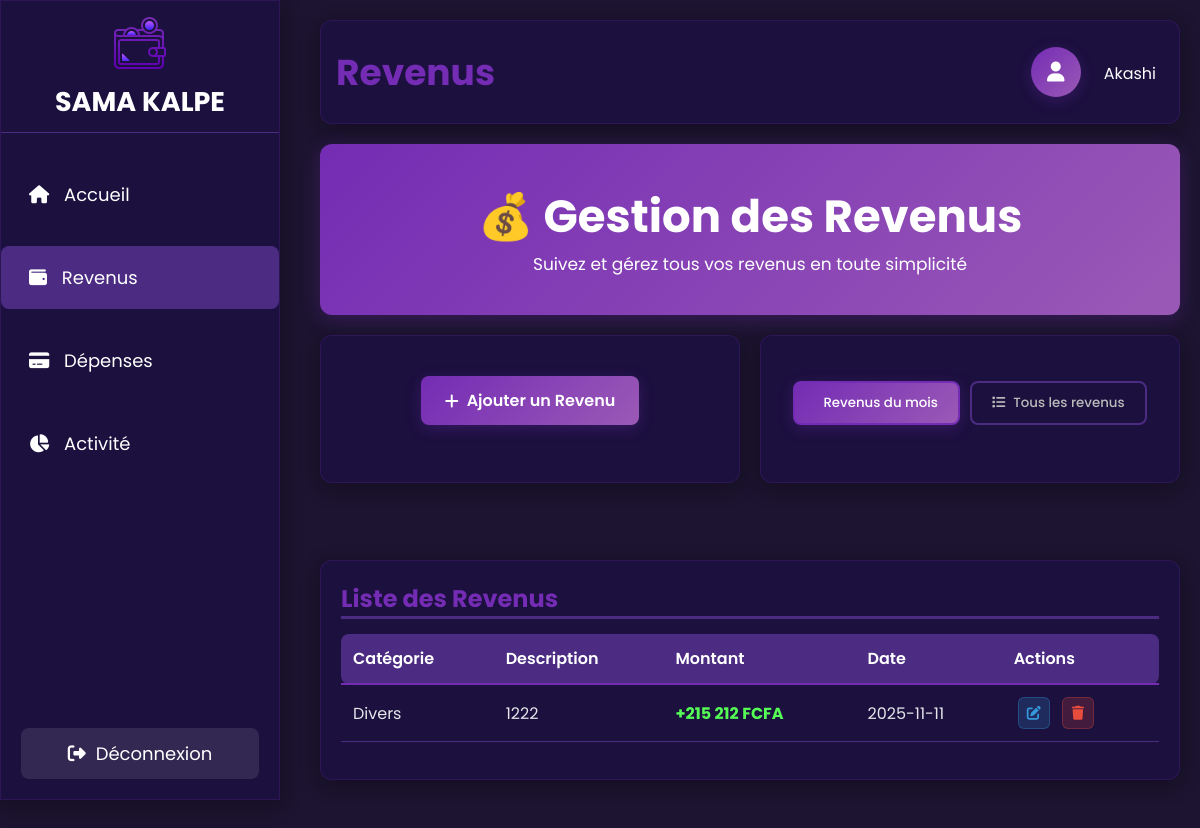
Before: /revenus.php (signed in) with the older database file.
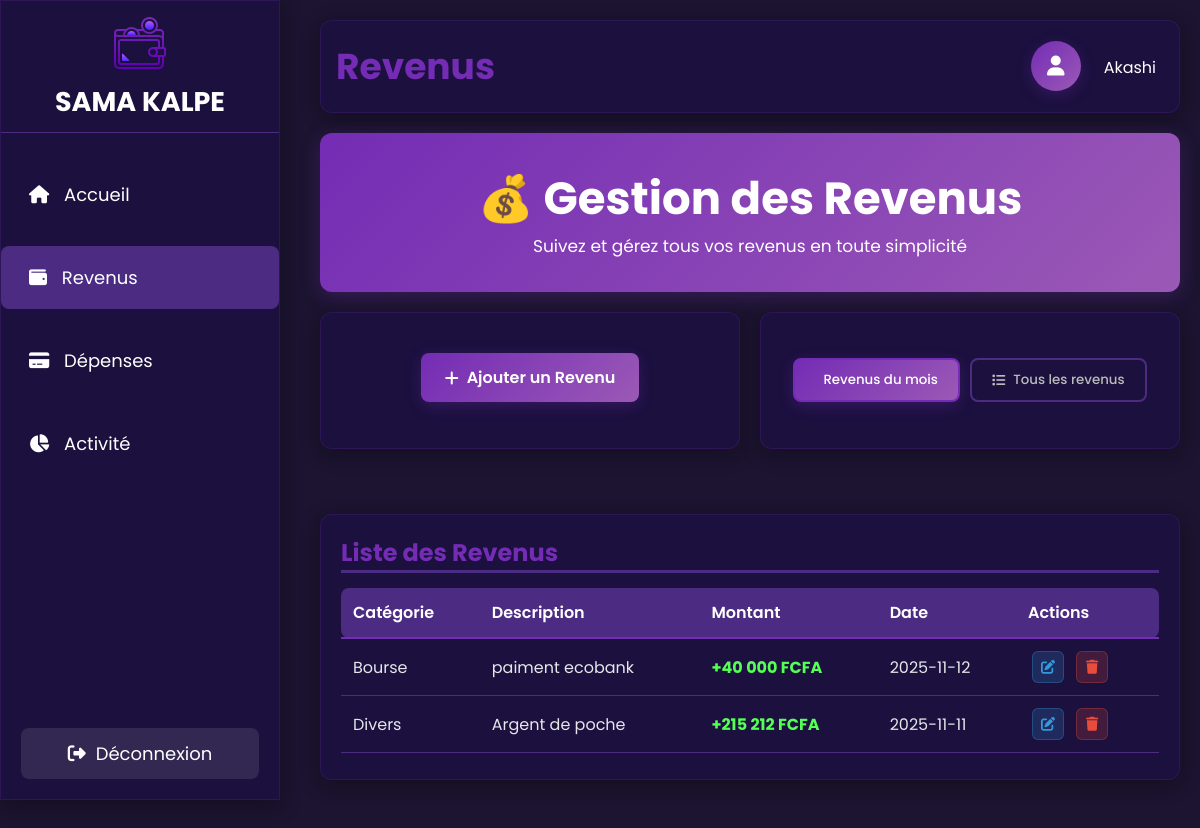
After: the same page with the newer database file.
### tables this page shows
CREATE TABLE IF NOT EXISTS `operation` (
  `ID_OPERATIONS_` int UNSIGNED NOT NULL AUTO_INCREMENT,
  `ID_UTILISATEUR` int NOT NULL,
  `ID_CATEGORIE` int NOT NULL,
  `MONTANT` int DEFAULT NULL,
  `DATE_OPERATION` date DEFAULT NULL,
  `DESCRIPTION` varchar(255) DEFAULT NULL,
  PRIMARY KEY (`ID_OPERATIONS_`),
  KEY `FK_OPERATIO_APPARTENI_CATEGORI` (`ID_CATEGORIE`),
  KEY `FK_OPERATIO_EFFECTUER_UTILISAT` (`ID_UTILISATEUR`)
);

CREATE TABLE IF NOT EXISTS `categorie` (
  `ID_CATEGORIE` int NOT NULL AUTO_INCREMENT,
  `ID_TYPE` int NOT NULL,
  `NOM_CATEGORIE` varchar(255) DEFAULT NULL,
  PRIMARY KEY (`ID_CATEGORIE`),
  KEY `ID_TYPE` (`ID_TYPE`)
);

### revenus.php (the view, shortened to what the changed rows need)
<?php
require_once "config/config.php";
$userId = $_SESSION['id'];
try {
    $filtre = isset($_GET['filtre']) ? $_GET['filtre'] : 'mois_courant';
    if ($filtre === 'mois_courant') {
        $sql = "SELECT O.ID_OPERATIONS_, O.DATE_OPERATION, O.MONTANT, O.DESCRIPTION, C.NOM_CATEGORIE
                FROM operation O
                JOIN categorie C ON O.ID_CATEGORIE = C.ID_CATEGORIE
                JOIN type T ON C.ID_TYPE = T.ID_TYPE
                WHERE T.NOM_TYPE = 'Revenu'
                  AND O.ID_UTILISATEUR = ?
                  AND MONTH(O.DATE_OPERATION) = MONTH(CURRENT_DATE())
                  AND YEAR(O.DATE_OPERATION) = YEAR(CURRENT_DATE())
                ORDER BY O.DATE_OPERATION DESC";
    }
    $stmt = $mysqlClient->prepare($sql);
    $stmt->execute([$userId]);
    $revenus = $stmt->fetchAll(PDO::FETCH_ASSOC);
} catch (PDOException $e) {
    die("Erreur : " . $e->getMessage());
}
?>
<!DOCTYPE html>
<html lang="fr">
<head>
    <link rel="stylesheet" href="https://cdnjs.cloudflare.com/ajax/libs/font-awesome/6.6.0/css/all.min.css">
    <link rel="stylesheet" href="CSS/accueil.css">
    <link rel="stylesheet" href="CSS/dropdown.css">
    <link rel="stylesheet" href="CSS/sidebar.css">
    <link rel="stylesheet" href="CSS/pages-actions.css">
</head>
<body>
    <div class="container">
        <aside class="sidebar">
            <div class="titre">
      <h1>SAMA KALPE</h1>
            </div>
        </aside>
        <main class="main">
            <header class="header">
                <h1>Revenus</h1>
            </header>
            <section class="introduction">
                <h1>💰 Gestion des Revenus</h1>
            </section>
            <section class="transactions">
                <h2>Liste des Revenus</h2>
                <div id="mois_courant" class="tab-content" <?= ($filtre === 'tous') ? 'style="display:none"' : '' ?>>
                    <table class="transaction">
                        <thead>
                            <tr>
                                <th>Catégorie</th>
                                <th>Description</th>
                                <th>Montant</th>
                                <th>Date</th>
                                <th>Actions</th>
                            </tr>
                        </thead>
                        <tbody>
                            <?php if ($filtre === 'mois_courant' && !empty($revenus)): ?>
                                <?php foreach ($revenus as $revenu): ?>
                                    <tr>
                                        <td><?= htmlspecialchars($revenu['NOM_CATEGORIE']) ?></td>
                                        <td><?= htmlspecialchars($revenu['DESCRIPTION']) ?></td>
                                        <td class="montant positif">+<?= number_format($revenu['MONTANT'], 0, ',', ' ') ?> FCFA</td>
                                        <td><?= htmlspecialchars($revenu['DATE_OPERATION']) ?></td>
                                        <td>
                                            <a href="modif_revenu.php?id=<?= $revenu['ID_OPERATIONS_'] ?>" class="btn-icon btn-modifier" title="Modifier">
                                                <i class="fa-solid fa-edit"></i>
                                            </a>
                                            <a href="supp_revenu.php?id=<?= $revenu['ID_OPERATIONS_'] ?>" class="btn-icon btn-supprimer" title="Supprimer" onclick="return confirm('Supprimer ce revenu ?')">
                                                <i class="fa-solid fa-trash"></i>
                                            </a>
                                        </td>
                                    </tr>
                                <?php endforeach; ?>
                            <?php else: ?>
                                <tr>
                                    <td colspan="5" style="text-align: center; color: #bbb;">Aucun revenu trouvé pour ce mois.</td>
                                </tr>
                            <?php endif; ?>
                        </tbody>
                    </table>
                </div>
            </section>
        </main>
    </div>
</body>
</html>

Changed rows visible on the page:
added operation: ID_CATEGORIE.NOM_CATEGORIE "Bourse", DESCRIPTION "paiment ecobank", MONTANT "40 000", DATE_OPERATION "2025-11-12"
changed operation "Divers": DESCRIPTION "1222" → "Argent de poche"
